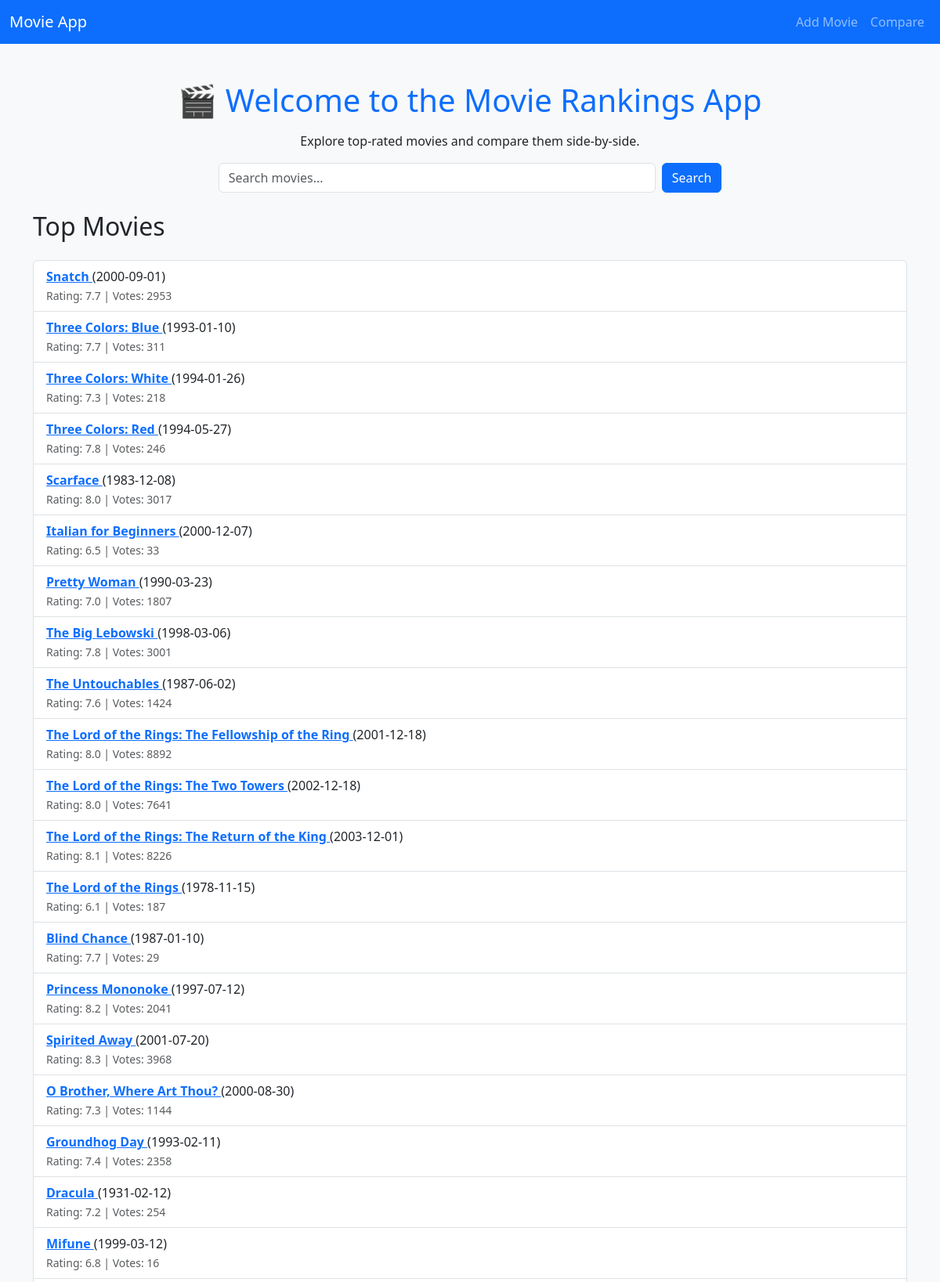
Screenshot of /?page=2 (upper part) with the database file from the repository.
### app/models.py (models this page shows)
class Movie(db.Model):
    id = db.Column(db.Integer, primary_key=True)
    title = db.Column(db.String(200), nullable=False)
    release_date = db.Column(db.String(50))
    popularity = db.Column(db.Float)
    vote_average = db.Column(db.Float)
    vote_count = db.Column(db.Integer)
    reviews = db.relationship('Review', backref='movie', lazy=True)
    genres = db.relationship('Genre', secondary=movie_genres, back_populates='movies')  # ✅ Add this

### app/routes.py (the view)
@main.route('/')
def home():
    page = request.args.get('page', 1, type=int)
    genre_id = request.args.get('genre')
    genres = Genre.query.all()
    if genre_id:
        movies = Movie.query.join(Movie.genres).filter(Genre.id == genre_id).paginate(page=page, per_page=10)
    else:
        movies = Movie.query.paginate(page=page, per_page=50)
    return render_template('home.html', movies=movies, genres=genres)

### app/templates/home.html (shortened to what this page needs)
<!DOCTYPE html>
<html>
<head>
    <link href="https://cdn.jsdelivr.net/npm/bootstrap@5.3.0/dist/css/bootstrap.min.css" rel="stylesheet">
</head>
<body class="bg-light">
<nav class="navbar navbar-expand-lg navbar-dark bg-primary mb-4">
  <div class="container-fluid">
    <a class="navbar-brand" href="{{ url_for('main.home') }}">Movie App</a>
    <div class="collapse navbar-collapse">
      <ul class="navbar-nav ms-auto">
        <li class="nav-item">
          <a class="nav-link" href="{{ url_for('main.add_movie') }}">Add Movie</a>
        </li>
        <li class="nav-item">
          <a class="nav-link" href="{{ url_for('main.compare_movies') }}">Compare</a>
        </li>
      </ul>
    </div>
  </div>
</nav>
<div class="container py-4">
    <h1 class="mb-3 text-center text-primary">🎬 Welcome to the Movie Rankings App</h1>
    <p class="text-center">Explore top-rated movies and compare them side-by-side.</p>
    <form action="{{ url_for('main.search') }}" method="GET" class="d-flex justify-content-center mb-4">
        <input type="text" name="query" class="form-control w-50 me-2" placeholder="Search movies..." required>
        <button type="submit" class="btn btn-primary">Search</button>
    </form>
    <h2 class="mb-4">Top Movies</h2>
    <ul class="list-group mb-4">
        {% for movie in movies.items %}
        <li class="list-group-item">
            <strong>
                <a href="{{ url_for('main.movie_detail', movie_id=movie.id) }}">
                    {{ movie.title }}
                </a>
            </strong>
            ({{ movie.release_date }})<br>
            <small class="text-muted">Rating: {{ movie.vote_average }} | Votes: {{ movie.vote_count }}</small>
        </li>
        {% endfor %}
    </ul>
</div>
</body>
</html>

### rows the page displays
Movie: title "Snatch", release_date "2000-09-01", vote_average "7.7", vote_count "2953"
Movie: title "Three Colors: Blue", release_date "1993-01-10", vote_average "7.7", vote_count "311"
Movie: title "Three Colors: White", release_date "1994-01-26", vote_average "7.3", vote_count "218"
Movie: title "Three Colors: Red", release_date "1994-05-27", vote_average "7.8", vote_count "246"
Movie: title "Scarface", release_date "1983-12-08", vote_average "8.0", vote_count "3017"
Movie: title "Italian for Beginners", release_date "2000-12-07", vote_average "6.5", vote_count "33"
Movie: title "Pretty Woman", release_date "1990-03-23", vote_average "7.0", vote_count "1807"
Movie: title "The Big Lebowski", release_date "1998-03-06", vote_average "7.8", vote_count "3001"
Movie: title "The Untouchables", release_date "1987-06-02", vote_average "7.6", vote_count "1424"
Movie: title "The Lord of the Rings: The Fellowship of the Ring", release_date "2001-12-18", vote_average "8.0", vote_count "8892"
Movie: title "The Lord of the Rings: The Two Towers", release_date "2002-12-18", vote_average "8.0", vote_count "7641"
Movie: title "The Lord of the Rings: The Return of the King", release_date "2003-12-01", vote_average "8.1", vote_count "8226"
Movie: title "The Lord of the Rings", release_date "1978-11-15", vote_average "6.1", vote_count "187"
Movie: title "Blind Chance", release_date "1987-01-10", vote_average "7.7", vote_count "29"
Movie: title "Princess Mononoke", release_date "1997-07-12", vote_average "8.2", vote_count "2041"
Movie: title "Spirited Away", release_date "2001-07-20", vote_average "8.3", vote_count "3968"
Movie: title "O Brother, Where Art Thou?", release_date "2000-08-30", vote_average "7.3", vote_count "1144"
Movie: title "Groundhog Day", release_date "1993-02-11", vote_average "7.4", vote_count "2358"
Movie: title "Dracula", release_date "1931-02-12", vote_average "7.2", vote_count "254"
Movie: title "Mifune", release_date "1999-03-12", vote_average "6.8", vote_count "16"
